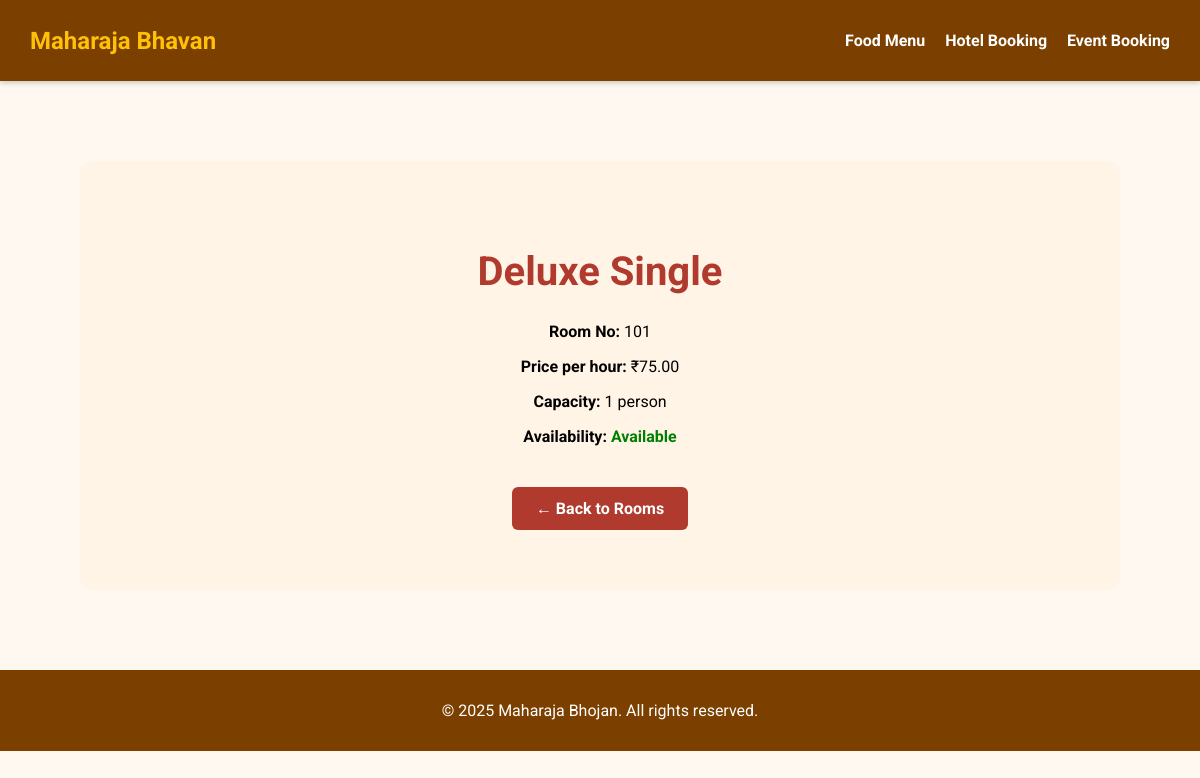
Page /hotel/room/1/ on the committed database.
### hotel/models.py (models this page shows, shortened)
class Room(models.Model):
    room_number = models.CharField(max_length=10, unique=True)
    room_type = models.CharField(max_length=50)
    room_image = models.ImageField(upload_to='room_images/', blank=True, null=True)
    room_description = models.TextField(blank=True, null=True)
    max_occupancy = models.PositiveIntegerField()
    price = models.DecimalField(max_digits=10, decimal_places=2)
    is_available = models.BooleanField(default=True)

### hotel/views.py (the view)
# urls.py: path('room/<int:room_id>/', view=HotelView.room_detail, name='room_detail'),
    def room_detail(request, room_id):
        room = Room.objects.get(id=room_id)
        context = {
            'room': room
        }
        return render(request, 'hotel/room_details.html', context)

### hotel/templates/hotel/room_details.html (shortened to what this page needs)
{% extends 'base.html' %}
{% load static %}
{% block content %}
<div class="main-content">
    <div class="hero">
        <h1>{{ room.room_type }}</h1>
        <p><strong>Room No:</strong> {{ room.room_number }}</p>
        <p><strong>Price per hour:</strong> ₹{{ room.price }}</p>
        <p><strong>Capacity:</strong> {{ room.max_occupancy }} person{{ room.max_occupancy|pluralize }}</p>
        <p><strong>Availability:</strong>
            {% if room.is_available %}
                <span style="color: green; font-weight: bold;">Available</span>
            {% else %}
                <span style="color: red; font-weight: bold;">Booked</span>
            {% endif %}
        </p>
        <a href="{% url 'hotel:rooms' %}" class="btn" style="margin-top: 25px; display: inline-block;">← Back to Rooms</a>
    </div>
</div>
{% endblock %}

### static/css/base.css (style rules this page uses)
body { margin: 0; font-family: 'Roboto', sans-serif; background-color: #fff8f0; }
.main-content { padding: 40px; text-align: center; }
.hero { padding: 60px 20px; background-color: #fff4e6; border-radius: 12px; }
.hero h1 { font-size: 2.5rem; color: #b03a2e; }
.btn { background-color: #b03a2e; color: white; padding: 12px 24px; text-decoration: none; border-radius: 6px; font-weight: bold; }

### rows in the picture
Room: room_type "Deluxe Single", room_number "101", price "75.00", max_occupancy "1"
